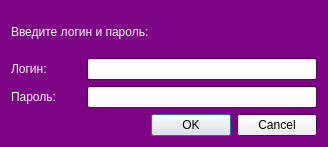
<?xml version="1.0" encoding="UTF-8"?>
<ui version="4.0">
 <class>LogPass</class>
 <widget class="QDialog" name="LogPass">
  <property name="windowModality">
   <enum>Qt::WindowModal</enum>
  </property>
  <property name="geometry">
   <rect>
    <x>0</x>
    <y>0</y>
    <width>328</width>
    <height>147</height>
   </rect>
  </property>
  <property name="palette">
   <palette>
    <active>
     <colorrole role="Base">
      <brush brushstyle="SolidPattern">
       <color alpha="255">
        <red>255</red>
        <green>255</green>
        <blue>255</blue>
       </color>
      </brush>
     </colorrole>
     <colorrole role="Window">
      <brush brushstyle="SolidPattern">
       <color alpha="255">
        <red>123</red>
        <green>3</green>
        <blue>132</blue>
       </color>
      </brush>
     </colorrole>
    </active>
    <inactive>
     <colorrole role="Base">
      <brush brushstyle="SolidPattern">
       <color alpha="255">
        <red>255</red>
        <green>255</green>
        <blue>255</blue>
       </color>
      </brush>
     </colorrole>
     <colorrole role="Window">
      <brush brushstyle="SolidPattern">
       <color alpha="255">
        <red>123</red>
        <green>3</green>
        <blue>132</blue>
       </color>
      </brush>
     </colorrole>
    </inactive>
    <disabled>
     <colorrole role="Base">
      <brush brushstyle="SolidPattern">
       <color alpha="255">
        <red>123</red>
        <green>3</green>
        <blue>132</blue>
       </color>
      </brush>
     </colorrole>
     <colorrole role="Window">
      <brush brushstyle="SolidPattern">
       <color alpha="255">
        <red>123</red>
        <green>3</green>
        <blue>132</blue>
       </color>
      </brush>
     </colorrole>
    </disabled>
   </palette>
  </property>
  <property name="windowTitle">
   <string>Dialog</string>
  </property>
  <layout class="QVBoxLayout" name="verticalLayout">
   <item>
    <widget class="QLabel" name="label">
     <property name="palette">
      <palette>
       <active>
        <colorrole role="WindowText">
         <brush brushstyle="SolidPattern">
          <color alpha="255">
           <red>255</red>
           <green>255</green>
           <blue>255</blue>
          </color>
         </brush>
        </colorrole>
        <colorrole role="Text">
         <brush brushstyle="SolidPattern">
          <color alpha="255">
           <red>255</red>
           <green>255</green>
           <blue>255</blue>
          </color>
         </brush>
        </colorrole>
       </active>
       <inactive>
        <colorrole role="WindowText">
         <brush brushstyle="SolidPattern">
          <color alpha="255">
           <red>255</red>
           <green>255</green>
           <blue>255</blue>
          </color>
         </brush>
        </colorrole>
        <colorrole role="Text">
         <brush brushstyle="SolidPattern">
          <color alpha="255">
           <red>255</red>
           <green>255</green>
           <blue>255</blue>
          </color>
         </brush>
        </colorrole>
       </inactive>
       <disabled>
        <colorrole role="WindowText">
         <brush brushstyle="SolidPattern">
          <color alpha="255">
           <red>159</red>
           <green>158</green>
           <blue>158</blue>
          </color>
         </brush>
        </colorrole>
        <colorrole role="Text">
         <brush brushstyle="SolidPattern">
          <color alpha="255">
           <red>159</red>
           <green>158</green>
           <blue>158</blue>
          </color>
         </brush>
        </colorrole>
       </disabled>
      </palette>
     </property>
     <property name="text">
      <string>Введите логин и пароль:</string>
     </property>
    </widget>
   </item>
   <item>
    <layout class="QHBoxLayout" name="horizontalLayout">
     <item>
      <widget class="QLabel" name="label_2">
       <property name="minimumSize">
        <size>
         <width>70</width>
         <height>0</height>
        </size>
       </property>
       <property name="palette">
        <palette>
         <active>
          <colorrole role="WindowText">
           <brush brushstyle="SolidPattern">
            <color alpha="255">
             <red>255</red>
             <green>255</green>
             <blue>255</blue>
            </color>
           </brush>
          </colorrole>
          <colorrole role="Text">
           <brush brushstyle="SolidPattern">
            <color alpha="255">
             <red>255</red>
             <green>255</green>
             <blue>255</blue>
            </color>
           </brush>
          </colorrole>
         </active>
         <inactive>
          <colorrole role="WindowText">
           <brush brushstyle="SolidPattern">
            <color alpha="255">
             <red>255</red>
             <green>255</green>
             <blue>255</blue>
            </color>
           </brush>
          </colorrole>
          <colorrole role="Text">
           <brush brushstyle="SolidPattern">
            <color alpha="255">
             <red>255</red>
             <green>255</green>
             <blue>255</blue>
            </color>
           </brush>
          </colorrole>
         </inactive>
         <disabled>
          <colorrole role="WindowText">
           <brush brushstyle="SolidPattern">
            <color alpha="255">
             <red>159</red>
             <green>158</green>
             <blue>158</blue>
            </color>
           </brush>
          </colorrole>
          <colorrole role="Text">
           <brush brushstyle="SolidPattern">
            <color alpha="255">
             <red>159</red>
             <green>158</green>
             <blue>158</blue>
            </color>
           </brush>
          </colorrole>
         </disabled>
        </palette>
       </property>
       <property name="text">
        <string>Логин:</string>
       </property>
      </widget>
     </item>
     <item>
      <widget class="QLineEdit" name="userName"/>
     </item>
    </layout>
   </item>
   <item>
    <layout class="QHBoxLayout" name="horizontalLayout_2">
     <item>
      <widget class="QLabel" name="label_3">
       <property name="minimumSize">
        <size>
         <width>70</width>
         <height>0</height>
        </size>
       </property>
       <property name="palette">
        <palette>
         <active>
          <colorrole role="WindowText">
           <brush brushstyle="SolidPattern">
            <color alpha="255">
             <red>255</red>
             <green>255</green>
             <blue>255</blue>
            </color>
           </brush>
          </colorrole>
          <colorrole role="Text">
           <brush brushstyle="SolidPattern">
            <color alpha="255">
             <red>255</red>
             <green>255</green>
             <blue>255</blue>
            </color>
           </brush>
          </colorrole>
         </active>
         <inactive>
          <colorrole role="WindowText">
           <brush brushstyle="SolidPattern">
            <color alpha="255">
             <red>255</red>
             <green>255</green>
             <blue>255</blue>
            </color>
           </brush>
          </colorrole>
          <colorrole role="Text">
           <brush brushstyle="SolidPattern">
            <color alpha="255">
             <red>255</red>
             <green>255</green>
             <blue>255</blue>
            </color>
           </brush>
          </colorrole>
         </inactive>
         <disabled>
          <colorrole role="WindowText">
           <brush brushstyle="SolidPattern">
            <color alpha="255">
             <red>159</red>
             <green>158</green>
             <blue>158</blue>
            </color>
           </brush>
          </colorrole>
          <colorrole role="Text">
           <brush brushstyle="SolidPattern">
            <color alpha="255">
             <red>159</red>
             <green>158</green>
             <blue>158</blue>
            </color>
           </brush>
          </colorrole>
         </disabled>
        </palette>
       </property>
       <property name="text">
        <string>Пароль:</string>
       </property>
      </widget>
     </item>
     <item>
      <widget class="QLineEdit" name="userPass">
       <property name="echoMode">
        <enum>QLineEdit::Password</enum>
       </property>
      </widget>
     </item>
    </layout>
   </item>
   <item>
    <widget class="QDialogButtonBox" name="buttonBox">
     <property name="orientation">
      <enum>Qt::Horizontal</enum>
     </property>
     <property name="standardButtons">
      <set>QDialogButtonBox::Cancel|QDialogButtonBox::Ok</set>
     </property>
    </widget>
   </item>
  </layout>
 </widget>
 <resources/>
 <connections>
  <connection>
   <sender>buttonBox</sender>
   <signal>accepted()</signal>
   <receiver>LogPass</receiver>
   <slot>accept()</slot>
   <hints>
    <hint type="sourcelabel">
     <x>248</x>
     <y>254</y>
    </hint>
    <hint type="destinationlabel">
     <x>157</x>
     <y>274</y>
    </hint>
   </hints>
  </connection>
  <connection>
   <sender>buttonBox</sender>
   <signal>rejected()</signal>
   <receiver>LogPass</receiver>
   <slot>reject()</slot>
   <hints>
    <hint type="sourcelabel">
     <x>316</x>
     <y>260</y>
    </hint>
    <hint type="destinationlabel">
     <x>286</x>
     <y>274</y>
    </hint>
   </hints>
  </connection>
 </connections>
</ui>
